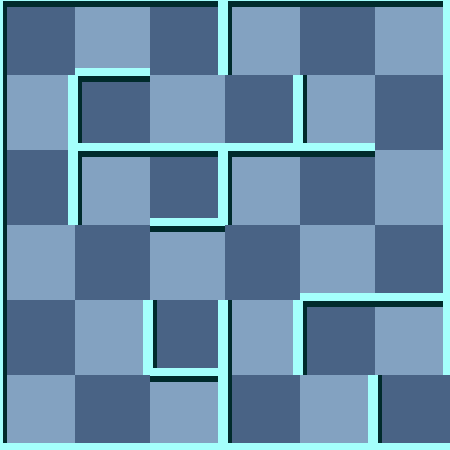

This game map was drawn from its Tiled (.tmx) file and the tilesets committed beside it. A one-line description and the trimmed map source follow:
An orthogonal 6x6 tile map with 75x75 px tiles, 2 tile layers (background, 块层 1) and 6 objects (Exit, RedMummy, Key, RedScorpion, Player, ...).

<map version="1.0" orientation="orthogonal" width="6" height="6" tilewidth="75" tileheight="75">
 <tileset firstgid="1" name="wall" tilewidth="75" tileheight="75">
  <image source="gfx/wall.png" width="300" height="375" />
  <tile id="0">
   <properties>
    <property name="ValOfWall" value="0" />
   </properties>
  </tile>
  <tile id="1">
   <properties>
    <property name="ValOfWall" value="1" />
   </properties>
  </tile>
  <tile id="2">
   <properties>
    <property name="ValOfWall" value="2" />
   </properties>
  </tile>
  <tile id="3">
   <properties>
    <property name="ValOfWall" value="3" />
   </properties>
  </tile>
  <tile id="4">
   <properties>
    <property name="ValOfWall" value="4" />
   </properties>
  </tile>
  <tile id="5">
   <properties>
    <property name="ValOfWall" value="5" />
   </properties>
  </tile>
  <tile id="6">
   <properties>
    <property name="ValOfWall" value="6" />
   </properties>
  </tile>
  <tile id="7">
   <properties>
    <property name="ValOfWall" value="7" />
   </properties>
  </tile>
  <tile id="8">
   <properties>
    <property name="ValOfWall" value="8" />
   </properties>
  </tile>
  <tile id="9">
   <properties>
    <property name="ValOfWall" value="9" />
   </properties>
  </tile>
  <tile id="10">
   <properties>
    <property name="ValOfWall" value="10" />
   </properties>
  </tile>
  <tile id="11">
   <properties>
    <property name="ValOfWall" value="11" />
   </properties>
  </tile>
  <tile id="12">
   <properties>
    <property name="ValOfWall" value="12" />
   </properties>
  </tile>
  <tile id="13">
   <properties>
    <property name="ValOfWall" value="13" />
   </properties>
  </tile>
  <tile id="14">
   <properties>
    <property name="ValOfWall" value="14" />
   </properties>
  </tile>
  <tile id="15">
   <properties>
    <property name="ValOfWall" value="15" />
   </properties>
  </tile>
  <tile id="18">
   <properties>
    <property name="ValOfWall" value="-1" />
   </properties>
  </tile>
 </tileset>
 <layer name="background" width="6" height="6">
  <data>[36 cells, 36 non-empty, 2 distinct tile ids]</data>
 </layer>
 <layer name="块层 1" width="6" height="6">
  <data>[36 cells, 36 non-empty, 14 distinct tile ids]</data>
 </layer>
 <objectgroup name="对象层 1" width="6" height="6">
  <object name="Exit" x="450" y="375" />
  <object name="RedMummy" x="300" y="375">
   <properties>
    <property name="value" value="21" />
   </properties>
  </object>
  <object name="Key" x="300" y="150">
   <properties>
    <property name="value" value="12" />
   </properties>
  </object>
  <object name="RedScorpion" x="225" y="225">
   <properties>
    <property name="value" value="25" />
   </properties>
  </object>
  <object name="Player" x="300" y="75">
   <properties>
    <property name="value" value="1" />
   </properties>
  </object>
  <object name="Door" x="150" y="0">
   <properties>
    <property name="direction" value="8" />
    <property name="value" value="15" />
   </properties>
  </object>
 </objectgroup>
</map>
